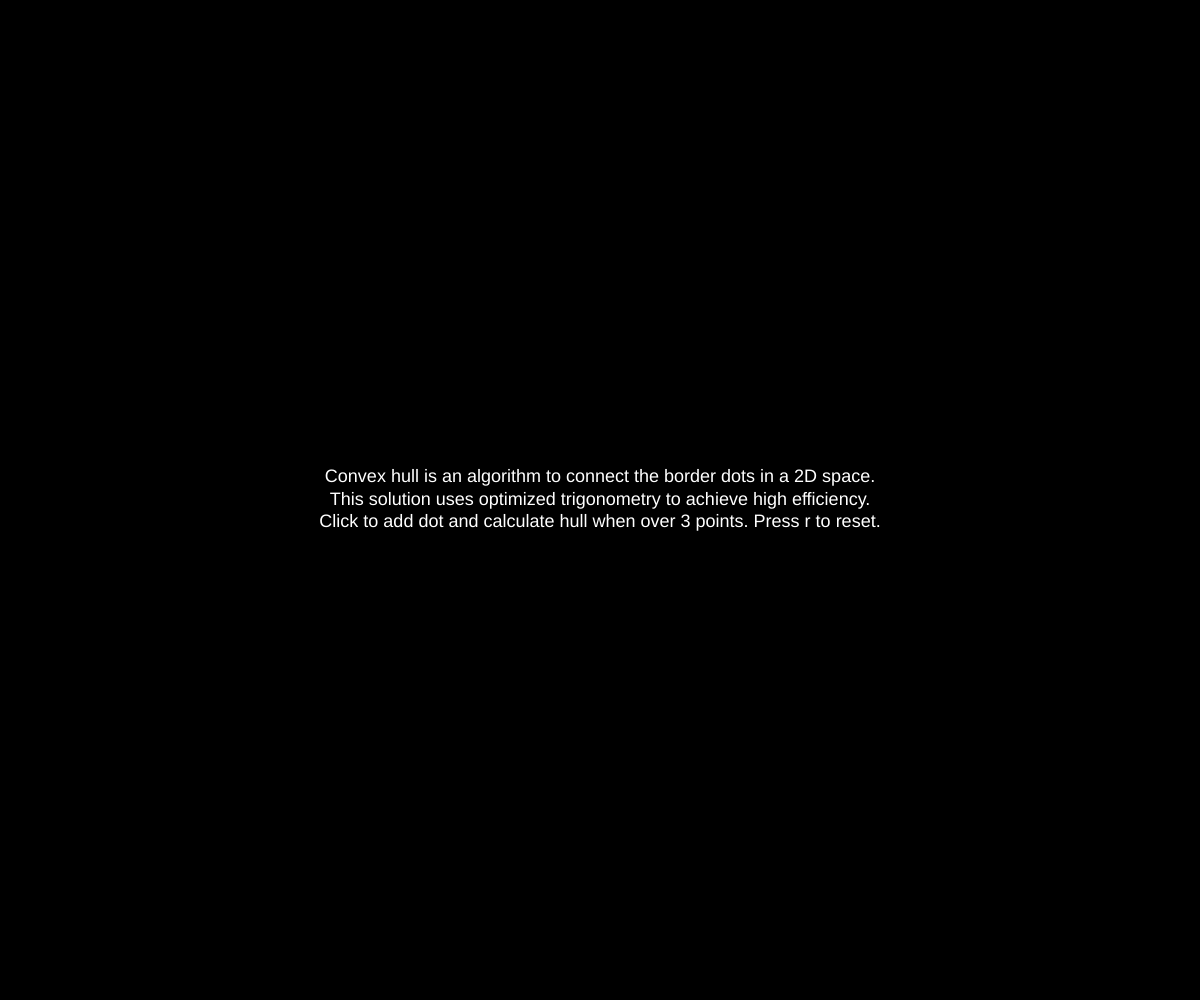
Frame 1 (no input)
Frame 60 (no input): identical to frame 1, image omitted
Frame 120 (the mouse pressed at the canvas centre since frame 60): identical to frame 1, image omitted

The p5.js sketch that drew this single still picture (run headless with seeded random() and noise() and a simulated clock; from frame 60 on, the mouse is pressed at the canvas centre):

// p5.js sketch
// ── sketch.js
'use strict'

// Constants
const description = 
`
Convex hull is an algorithm to connect the border dots in a 2D space.
This solution uses optimized trigonometry to achieve high efficiency.
Click to add dot and calculate hull when over 3 points. Press r to reset.
`
const rad = (180.0 / Math.PI)
const backgroundColor = `rgb(0, 0, 0)`
const centerColor = `rgb(255, 204, 92)`
const pointRadius = 15
const descriptionSize = 18
const pointSize = 12
const lineWidth = 3

// Variables
let lineColor
let pointColor
let width = 800
let height = 600
let points = []
let center = {}
let edges = null
let hullTime = 0

//Main
function setup() {
    //Window stats
    width = window.innerWidth
    height = window.innerHeight

    //Setup rendering
    canvas = createCanvas(width, height)
    lineColor = color(20, 190, 190)
    pointColor = color(255, 255, 255)
    textSize(descriptionSize)

    //Setup objects
    center = new Point(null, color(centerColor), pointSize)
}
function draw() {
    // Background
    background(color(backgroundColor))

    // Edges
    stroke(lineColor)
    strokeWeight(lineWidth)
    if (edges != null) {
        let p1
        let p2
        for (let i = 0; i < edges.length - 1; i++) {
            p1 = points[edges[i]]
            p2 = points[edges[i+1]]
            line(p1.pos.x, p1.pos.y, p2.pos.x, p2.pos.y)
        }

        p1 = points[edges[0]]
        p2 = points[edges[edges.length-1]]
        line(p1.pos.x, p1.pos.y, p2.pos.x, p2.pos.y)
    }

    // Points
    points.forEach((c) => c.draw())

    // Center
    noStroke()
    if (center.pos != null) center.draw()

    // Description
    if (points.length < 3) {
        textAlign(CENTER, CENTER)
        strokeWeight(1)
        stroke(0)
        fill(255)        
        text(description, 0, 0, width, height)
    }
    else { // Performance
        textAlign(LEFT, TOP)
        strokeWeight(1)
        stroke(0)
        fill(255)
        text(`Hull time: ${hullTime.toFixed(1)}ms`, 0, 0, width, height)
    }
}


//Events
function mouseClicked(e) {
    const p = createVector(e.clientX, e.clientY)
    points.push(new Point(p, pointColor, pointRadius))

    if (points.length >= 3) {
        center.pos = calculateCenter(points)

        let time = performance.now()
        edges = convexHull(points)
        hullTime = performance.now() - time
    }
    else {
        center.pos = null
        edges = null
    }
}
function keyPressed() {
    switch (keyCode) {
        case 32: //Space
            
            break
        case 82: //R
            reset()
            break
    }
}

//Methods
function reset() {
    points = []
    edges = null   
    center.pos = null
}
function calculateCenter(points) {
    let plen = points.length
    let avgX = 0
    let avgY = 0

    for (let i = 0; i < plen; i++) {
        avgX += points[i].pos.x
        avgY += points[i].pos.y
    }

    avgX /= plen
    avgY /= plen

    return createVector(avgX, avgY)
}
function convexHull(points) {
    //Guard
    if (points.length < 3) {
        return null
    }
    
    // Sort points by dinstance from center
    points.sort((a, b) => a.distance(center) - b.distance(center))

    //Hull points
    let edges = []
    for (let i = points.length - 1; i >= 0; i--) {
        let intersect = false
        for (let j = 0; !intersect && j < points.length - 1; j++) {
            if (j == i) continue
            for (let k = j + 1; !intersect && k < points.length; k++) {
                if (k == i) continue
                if (points[i].inTriangle(center, points[j], points[k])) {
                    intersect = true
                }
            }
        }
        if (!intersect) edges.push(i)
    }

    //Sort by theta from center
    edges.sort((i, j) => points[i].theta(center) - points[j].theta(center))
    return edges
}
// ── point.js
//Required globals:
//   pointRadius: integer (>=0)
//   rad: float

class Point
{
   constructor(pos, col, rad)
   {
      this.pos = pos;
      this.col = col;
      this.rad = rad;
   }

   draw(col)
   {
      if (col == null) fill(this.col);
      else fill(col);
      
      circle(this.pos.x, this.pos.y, this.rad);
   }

   distance(point)
   {
      return Math.sqrt(point.x**2 + point.y**2);
   }
   theta(point)
   {
      let a = this.pos.x - point.pos.x;
      let b = this.pos.y - point.pos.y;

      return (Math.atan2(b, a) * rad);
   }
   triSign(a, b)
   {
      return (this.pos.x - b.pos.x) * (a.pos.y - b.pos.y) - (a.pos.x - b.pos.x) * (this.pos.y - b.pos.y);
   }

   inTriangle(p1, p2, p3)
   {
      let d1 = this.triSign(p1, p2);
      let d2 = this.triSign(p2, p3);
      let d3 = this.triSign(p3, p1);

      let neg = (d1 < 0) || (d2 < 0) || (d3 < 0);
      let pos = (d1 > 0) || (d2 > 0) || (d3 > 0);

      return !(neg && pos);
   }
}
